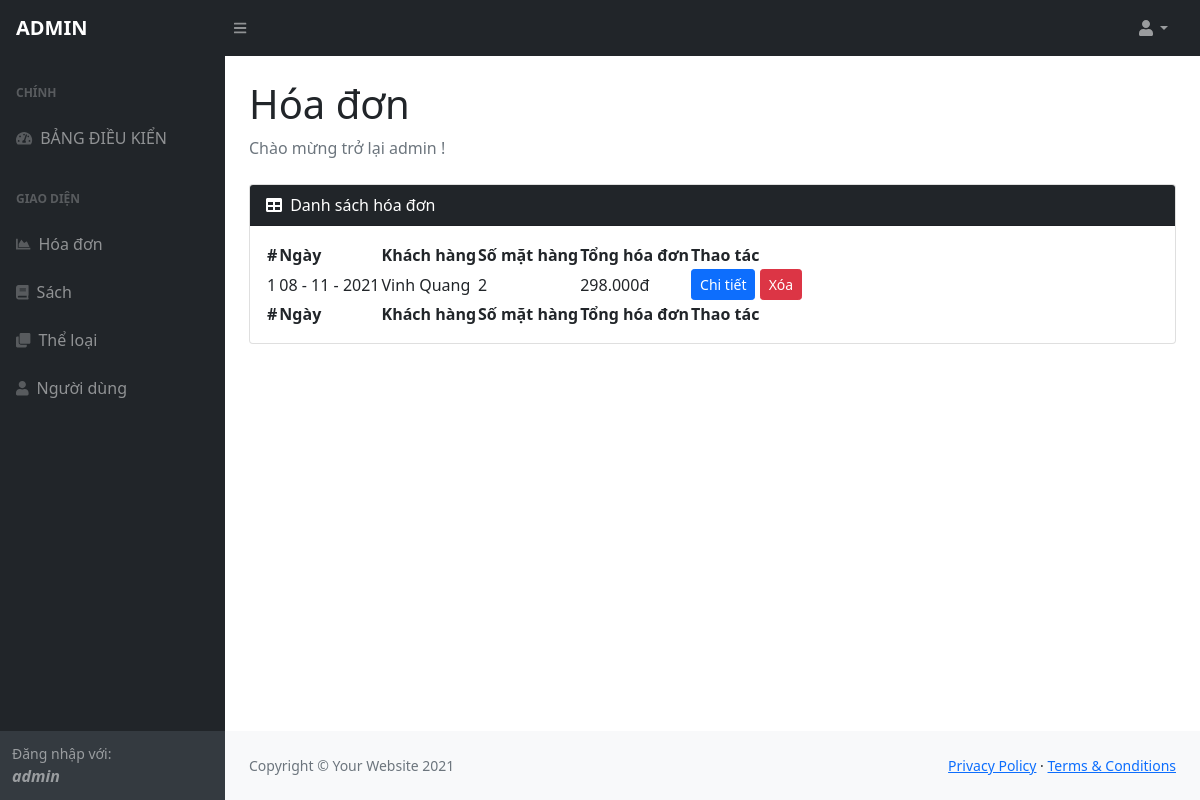
Page /admin/orders.php (signed in) on the committed database.
### tables this page shows
CREATE TABLE `orders` (
  `id_order` int(20) NOT NULL,
  `customer_id` int(11) NOT NULL,
  `address_order` text NOT NULL,
  `total_amount` int(11) NOT NULL,
  `created_day` datetime NOT NULL DEFAULT current_timestamp()
);

CREATE TABLE `customers` (
  `id` int(11) NOT NULL,
  `name` varchar(200) NOT NULL,
  `address` text NOT NULL,
  `contact` varchar(10) NOT NULL,
  `email` varchar(200) NOT NULL,
  `password` varchar(32) NOT NULL,
  `date_created` date NOT NULL DEFAULT current_timestamp()
);

### admin/orders.php (the view, shortened to what this page needs)
<?php include './menu.php'; ?>
<div id="layoutSidenav">
   <?php include './head.php' ?>
   <div id="layoutSidenav_content">
      <main>
         <div class="container-fluid px-4">
            <h1 class="mt-4">Hóa đơn</h1>
            <ol class="breadcrumb mb-4">
               <li class="breadcrumb-item active">Chào mừng trở lại <span>admin</span> !</li>
            </ol>
            <div class="card mb-4">
               <div class="card-header bg-dark text-white">
                  <i class="fas fa-table me-1"></i>
                  Danh sách hóa đơn
               </div>
               <div class="card-body">
                  <table id="datatablesSimple">
                     <thead>
                        <tr>
                           <th>#</th>
                           <th>Ngày</th>
                           <th>Khách hàng</th>
                           <th>Số mặt hàng</th>
                           <th>Tổng hóa đơn</th>
                           <th>Thao tác</th>
                        </tr>
                     </thead>
                     <tfoot>
                        <tr>
                           <th>#</th>
                           <th>Ngày</th>
                           <th>Khách hàng</th>
                           <th>Số mặt hàng</th>
                           <th>Tổng hóa đơn</th>
                           <th>Thao tác</th>
                        </tr>
                     </tfoot>
                     <tbody>
                        <?php
                        $orders = $conn->query("SELECT * FROM orders a, customers b WHERE a.customer_id = b.id ORDER BY a.created_day DESC");
                        if ($orders->num_rows > 0) {
                           $number = 1;
                           while ($row = $orders->fetch_array()) {
                              $id = $row['id_order'];
                              $orderList = $conn->query("SELECT * FROM order_list a, books b WHERE a.book_id = b.id_book AND a.order_id = '$id'"); ?>
                              <tr>
                                 <td><?= $number ?></td>
                                 <td><?= date('d - m - Y', strtotime($row['created_day'])); ?></td>
                                 <td><?= $row['name'] ?></td>
                                 <td><?= $orderList->num_rows ?></td>
                                 <td><span><?= number_format($row['total_amount'], 0, ',', '.') ?></span>đ</td>
                                 <td>
                                    <input type="button" class="btn btn-primary btn-sm" value="Chi tiết" data-bs-toggle="modal" data-bs-target="#detailOrders<?= $id ?>">
                                    <input type="button" class="btn btn-danger btn-sm" value="Xóa" data-bs-toggle="modal" data-bs-target="#deleteOrder<?= $id ?>">
                                 </td>
                              </tr>
                        <?php $number++;
                           }
                        } ?>
                     </tbody>
                  </table>
               </div>
            </div>
         </div>
      </main>
      <?php include './footer.php'; ?>
   </div>
</div>
<?php include './foot.php'; ?>

### rows in the picture
orders: created_day "08 - 11 - 2021", customer.name "Vinh Quang", num_rows "2", total_amount "298.000"

### other values in the picture
$_SESSION['name'] "admin"
